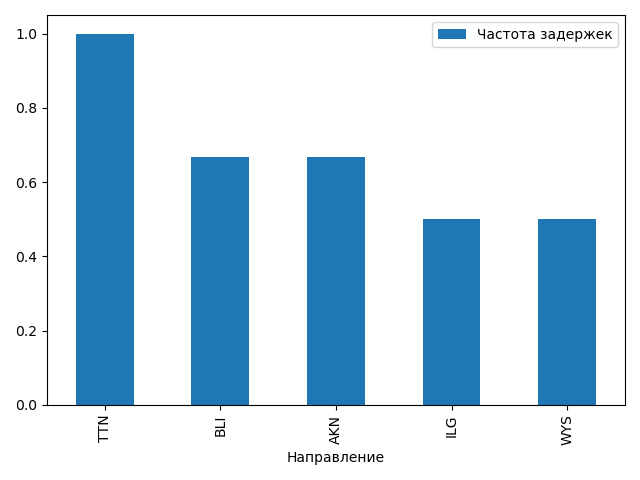

Recreate this plot in Python.
import pandas as pd
import numpy as np
import matplotlib.pyplot as plt
from matplotlib import rcParams

rcParams.update({'figure.autolayout': True})

df = pd.read_csv('flight_delays.csv')

n = df.groupby('Dest').Dest.count()
y = df.loc[df['dep_delayed_15min'] == 'Y'].groupby('Dest').Dest.count()
t = y / n
t = t.reset_index(name='Частота задержек').sort_values('Частота задержек', ascending=False).head(5)
ax = t.plot(x='Dest', y='Частота задержек', kind='bar')
plt.xlabel('Направление')
ax.figure.savefig('3.png')
